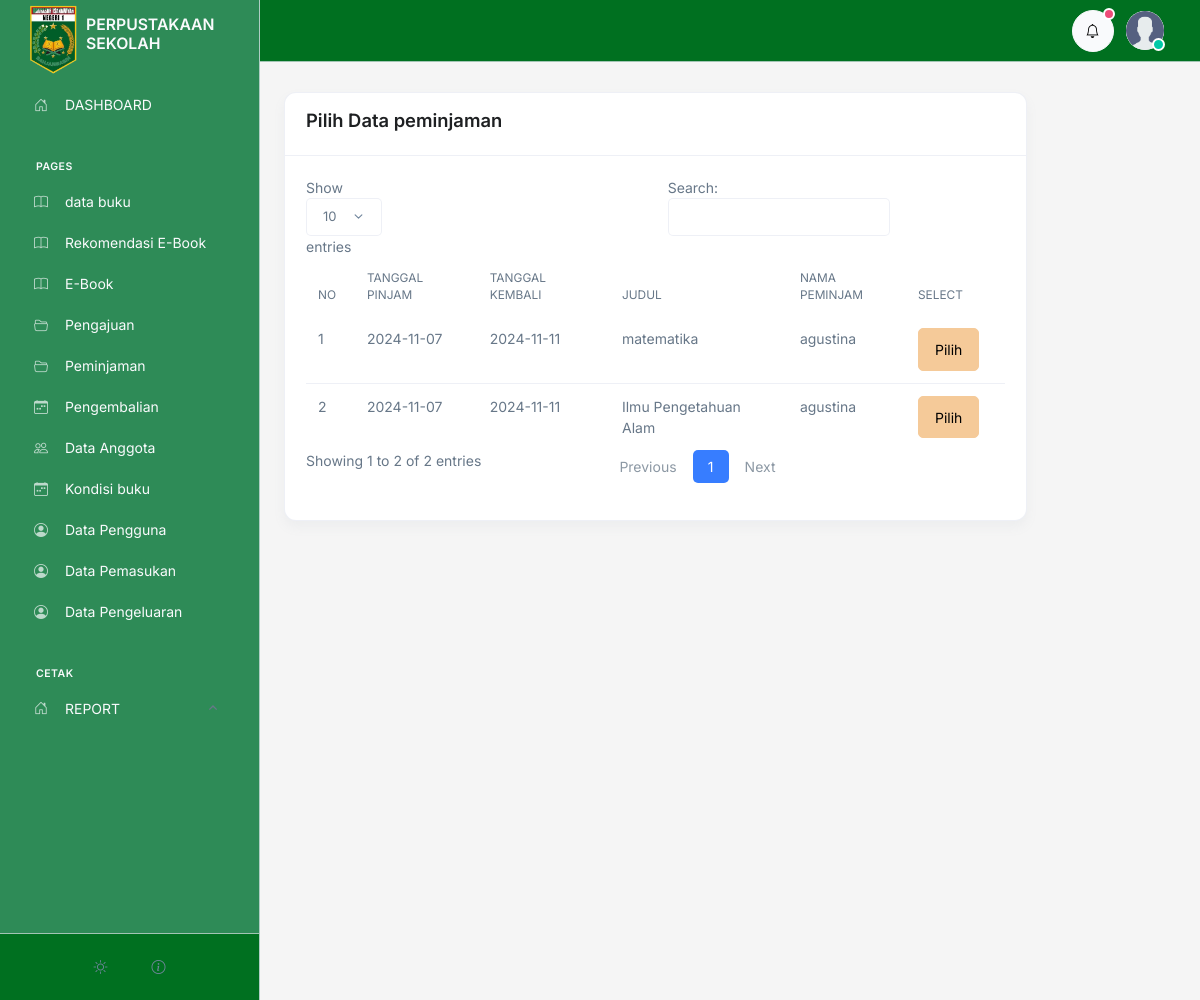
The page /admin/pengembalian/tambah.php (signed in) on the database as committed earlier.
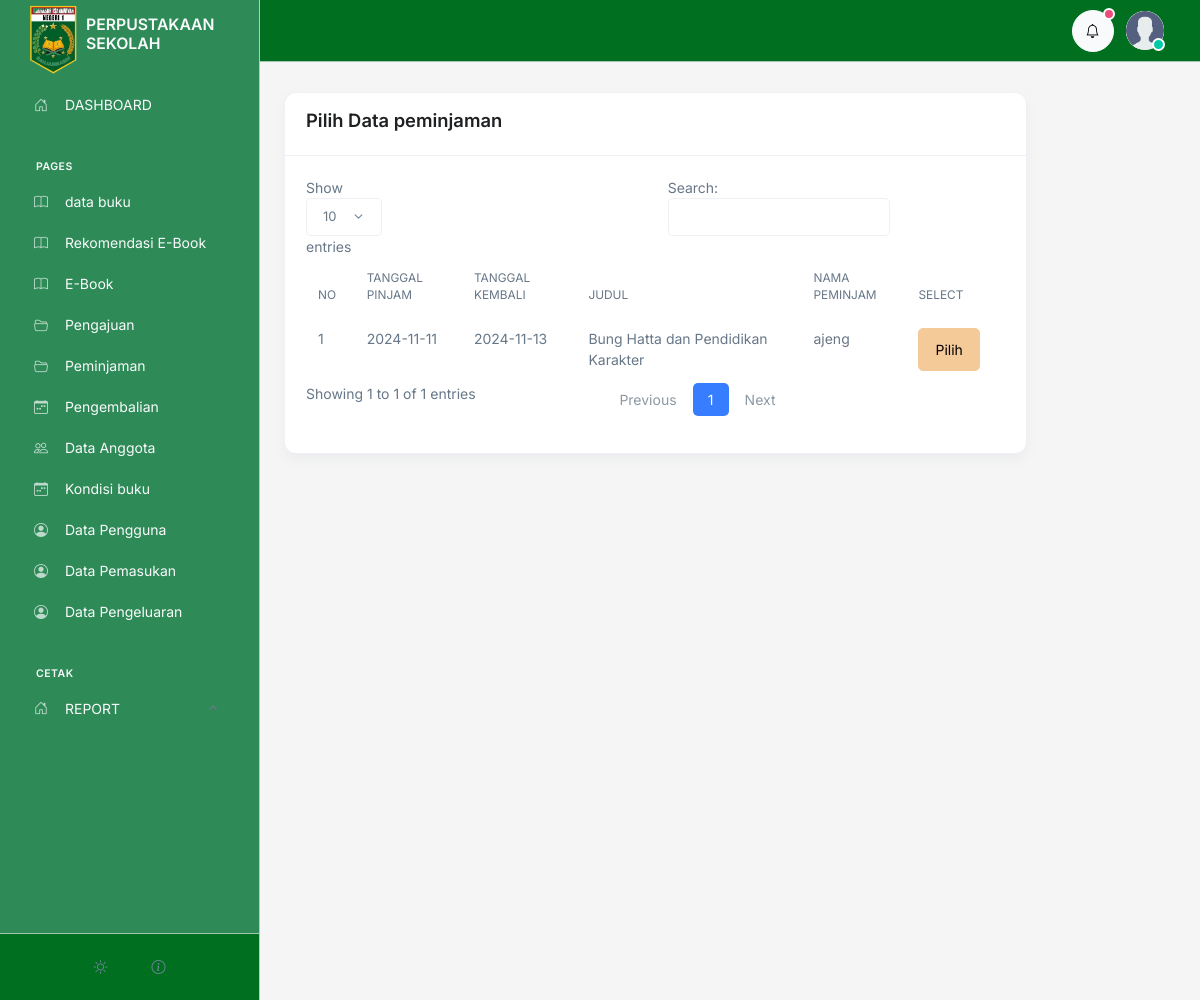
The same page on the database as committed later.
### tables this page shows
CREATE TABLE `peminjaman` (
  `id` int(50) NOT NULL,
  `id_anggota` int(50) NOT NULL,
  `id_buku` int(50) NOT NULL,
  `tanggal` varchar(100) NOT NULL,
  `tanggal_kembali` varchar(100) NOT NULL,
  `status` varchar(100) NOT NULL
);

CREATE TABLE `buku` (
  `id` int(11) NOT NULL,
  `id_kategori` int(11) DEFAULT 1,
  `tanggal` varchar(50) NOT NULL,
  `judul` varchar(200) NOT NULL,
  `pengarang` varchar(100) NOT NULL,
  `penerbit` varchar(100) NOT NULL,
  `tahun_terbit` varchar(50) NOT NULL,
  `isbn` varchar(200) NOT NULL,
  `jumlah` int(10) NOT NULL,
  `lokasi` varchar(200) NOT NULL,
  `deskripsi` text NOT NULL,
  `image` text NOT NULL
);

CREATE TABLE `anggota` (
  `id` int(11) NOT NULL,
  `user_id` int(11) DEFAULT NULL,
  `nis` varchar(20) NOT NULL,
  `nama` varchar(100) NOT NULL,
  `email` varchar(100) NOT NULL DEFAULT 'm.nawir177@gmail.com',
  `telpon` varchar(15) NOT NULL DEFAULT '082255445566',
  `tempat_lahir` varchar(100) NOT NULL,
  `tanggal_lahir` varchar(100) NOT NULL,
  `kelamin` varchar(100) NOT NULL,
  `TA` varchar(100) NOT NULL,
  `alamat` text NOT NULL,
  `foto` varchar(100) NOT NULL,
  `verifikasi` tinyint(1) NOT NULL DEFAULT 0
);

### admin/controller.php (called while the page is built, shortened)
<?php
$conn = mysqli_connect('localhost', 'root', '', 'perpustakaan');
function where($table, $where, $isWhere)
{
   $query = "SELECT * FROM $table WHERE $where='$isWhere'";
   global $conn;
   $rows = [];
   $result = mysqli_query($conn, $query);
   while ($row = mysqli_fetch_assoc($result)) {
      $rows[] = $row;
   }
   return $rows;
}
function hasOne($id_relation, $table_relation, $field)
{
   $conn = mysqli_connect('localhost', 'root', '', 'perpustakaan');
   $query = "SELECT $field FROM $table_relation WHERE id = $id_relation";
   $result = mysqli_query($conn, $query);
   $row = mysqli_fetch_array($result, MYSQLI_ASSOC);
   if ($row) {
      return $row[$field];
   } else {
      return null;
   }
}

### admin/pengembalian/tambah.php (the view, shortened to what this page needs)
<?php include '../controller.php';
include '../template/header.php';
$peminjam = where("peminjaman","status","dipinjam");
$no = 1;
?>
<div class="container">
   <div class="col-10 my-4">
      <div class="card">
         <div class="card-header">
            <h3>Pilih Data peminjaman</h3>
         </div>
         <div class="card-body">
            <table class="table" id="table">
               <thead class="mt-3">
                  <tr>
                     <th>NO</th>
                     <th>TANGGAL PINJAM</th>
                     <th>TANGGAL KEMBALI</th>
                     <th>JUDUL</th>
                     <th>NAMA PEMINJAM</th>
                     <th>Select</th>
                  </tr>
               </thead>
               <tbody>
                  <?php foreach ($peminjam as $value) :   ?>
                     <tr>
                        <td>
                           <?= $no++; ?>
                        </td>
                        <td><?= $value['tanggal']; ?></td>
                        <td><?= $value['tanggal_kembali']; ?></td>
                        <td><?= hasOne($value['id_buku'], "buku", "judul"); ?></td>
                        <td><?= hasOne($value['id_anggota'], "anggota", "nama"); ?></td>
                        <td><a class="btn btn-warning" href="form.php?id_peminjam=<?= $value['id']; ?>">Pilih</a></td>
                     </tr>
                  <?php endforeach  ?>
               </tbody>
            </table>
         </div>
      </div>
   </div>
</div>
<?php include '../template/footer.php'  ?>

Rows that differ between the two databases and show on the page:
no longer on this page (row edited): peminjaman: tanggal "2024-11-07", tanggal_kembali "2024-11-11", id_buku.judul "matematika", id_anggota.nama "agustina"
removed peminjaman: tanggal "2024-11-07", tanggal_kembali "2024-11-11", id_buku.judul "Ilmu Pengetahuan Alam", id_anggota.nama "agustina"
added peminjaman: tanggal "2024-11-11", tanggal_kembali "2024-11-13", id_buku.judul "Bung Hatta dan Pendidikan Karakter", id_anggota.nama "ajeng"
Other text that changed with them:
text written by a page script: "Show entries Search: Showing 1 to 2 of 2 entries Previous 1 Next" → "Show entries Search: Showing 1 to 1 of 1 entries Previous 1 Next"
